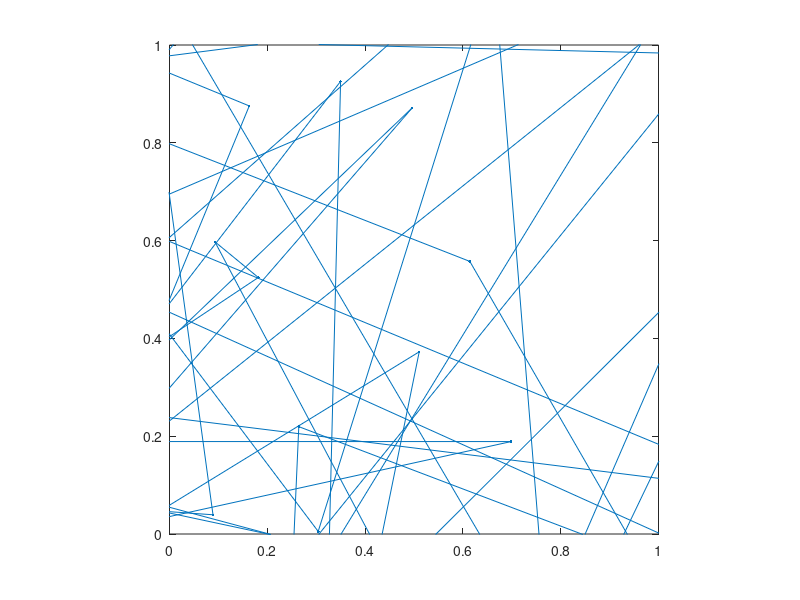

Reproduce this figure in MATLAB. (Note: this script raises an error after producing the figure.)
clc; close all; clear

N_users = 1;
N_iterations = 1e4;
N_history = 75;

users_vect = rand(N_users,1);
xy_pos_mtx = rand(N_users,2);

history_pos_mtx_out = nan(N_history,N_users,2);

h_plt = plot( randn(N_history,N_users), randn(N_history,N_users) ,'.-' );
axis equal
xlim([0,1]);
ylim([0,1]);


tic
while(1)
    fid = fopen( 'C:\Users\hpp\Desktop\luminous\nightlamp\position.txt','rt' );
    A = fscanf( fid, '%f,%f,%f,%f' );
    fclose(fid);
    
    if ( size(A,1)==4 )
        history_pos_mtx_out = snake( history_pos_mtx_out , A([2,3])  );
        
        for m=1:N_users
            set(h_plt(m) ,'XData',history_pos_mtx_out(:,m,1) , 'YData', history_pos_mtx_out(:,m,2) );
        end
    end
    
    
    drawnow
end
N_iterations/toc